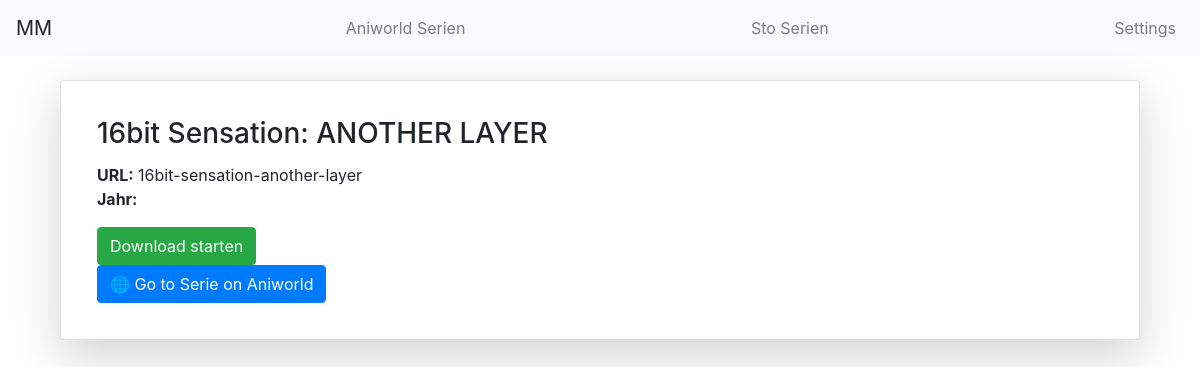
Screenshot of /einzelne_serie_ani/16bit-sensation-another-layer with the database file from the repository.
### tables this page shows
CREATE TABLE anime_namen (
            id INTEGER PRIMARY KEY AUTOINCREMENT,
            such_url TEXT NOT NULL,
            real_name TEXT
        );

### app.py (the view)
@app.route('/einzelne_serie_ani/<string:such_url_ani>')
def einzelne_serie_ani(such_url_ani):
    db = DBManager(db_file)
    post = db.get_serie_information(such_url=such_url_ani,table_name=table_names[0])
    db.close()
    return render_template('einzelne_serie_ani.html', post=post)

### db_manager.py (called while the page is built)
    def _connect(self):
        self.conn = sqlite3.connect(self.db_file)

    def close(self):
        if self.conn:
            self.conn.commit()
            self.conn.close()
            self.conn = None

    def execute(self, sql: str, params: tuple = ()):
        if self.conn is None:
            raise RuntimeError("DB nicht verbunden")
        cur = self.conn.cursor()
        cur.execute(sql, params)
        self.conn.commit()
        return cur

    def get_serie_information(self,such_url:str,table_name:str):
        sql = f"""
        SELECT * FROM {table_name} WHERE such_url = ?
        """
        cur = self.execute(sql,(such_url,))
        return cur.fetchone()

### templates/einzelne_serie_ani.html (shortened to what this page needs)
{% extends 'base.html' %} {% block content %}
<div class="container mt-4">
  <div class="card shadow-lg p-3 mb-5 bg-body rounded">
    <div class="row g-0">
      <div class="col-md-8">
        <div class="card-body">
          <h3 class="card-title">{{ post[2] }}</h3>
          <p class="card-text">
            <strong>URL:</strong> {{ post[1] }} <br />
            <strong>Jahr:</strong>  <br />
          </p>
          <div class="mt-3">
            <form id="myForm">
              <button type="submit" class="btn btn-success me-2">
                Download starten
              </button>
            </form>
            <a
              href="https://aniworld.to/anime/stream/{{ post[1] }}"
              target="_blank"
              class="btn btn-primary"
            >
              🌐 Go to Serie on Aniworld
            </a>
          </div>
        </div>
      </div>
      <div
        class="col-md-4 d-flex align-items-center justify-content-center p-2"
      >
      </div>
    </div>
  </div>
</div>
{% endblock %}

### rows the page displays
anime_namen: real_name "16bit Sensation: ANOTHER LAYER", such_url "16bit-sensation-another-layer"
